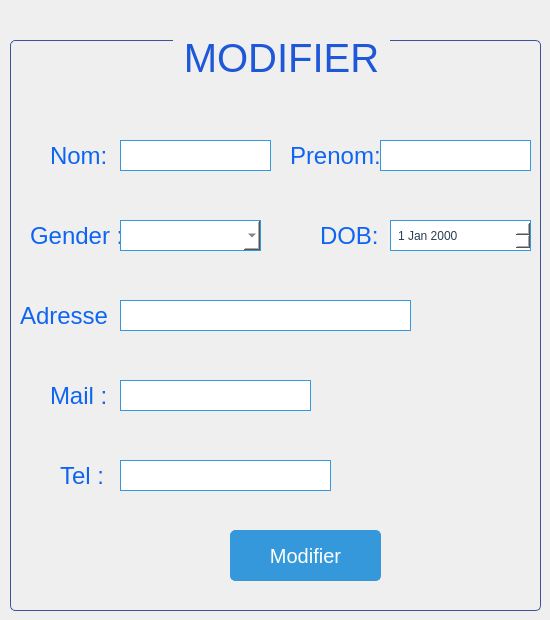
              <widget class="QWidget" name="page_56">
               <widget class="QGroupBox" name="groupBox_47">
                <property name="geometry">
                 <rect>
                  <x>10</x>
                  <y>30</y>
                  <width>531</width>
                  <height>581</height>
                 </rect>
                </property>
                <property name="styleSheet">
                 <string notr="true">QGroupBox {
    border: 1px solid #3a539b; /* Darker blue */
    border-radius: 5px;
    margin-top: 10px;
	font-size:40px;
}

QGroupBox::title {
    subcontrol-origin: margin;
    subcontrol-position: top center;
    padding: 5px;
color: #1F57D9;
    font-weight: bold;
}

QLabel {
    color: #0F65F1; /* Medium blue */
    font-size: 24px; /* Larger font size */
    font-family: &quot;Candara&quot;, sans-serif; /* Different font family */
}

QComboBox {
    background-color: #ffffff; /* Light white background */
    border: 1px solid #3498db; /* Medium blue */
    padding: 5px;
    color: #2c3e50; /* Dark gray text */
    selection-background-color: #3498db; /* Medium blue */
}

QLineEdit {
    background-color: #ffffff; /* Light white background */
    border: 1px solid #3498db; /* Medium blue */
    padding: 5px;
    color: #2c3e50; /* Dark gray text */
}

QDateEdit {
    background-color: #ffffff; /* Light white background */
    border: 1px solid #3498db; /* Medium blue */
    padding: 5px;
    color: #2c3e50; /* Dark gray text */
}

QPushButton {
    background-color: #3498db; /* Medium blue */
    color: #ffffff; /* White text */
    border: 1px solid #3498db; /* Medium blue */
    padding: 12px 24px; /* Larger padding */
    border-radius: 5px;
    font-family: &quot;Cambria&quot;, serif; /* Different font family */
    font-size: 20px; /* Larger font size */
}

QPushButton:hover {
    background-color: #2980b9; /* Darker hover color */
    border: 1px solid #2980b9; /* Darker hover color */
}
</string>
                </property>
                <property name="title">
                 <string>MODIFIER</string>
                </property>
                <widget class="QLabel" name="label_227">
                 <property name="geometry">
                  <rect>
                   <x>40</x>
                   <y>110</y>
                   <width>71</width>
                   <height>31</height>
                  </rect>
                 </property>
                 <property name="styleSheet">
                  <string notr="true"/>
                 </property>
                 <property name="text">
                  <string>Nom:</string>
                 </property>
                </widget>
                <widget class="QPushButton" name="pushButton_35">
                 <property name="geometry">
                  <rect>
                   <x>220</x>
                   <y>500</y>
                   <width>151</width>
                   <height>51</height>
                  </rect>
                 </property>
                 <property name="text">
                  <string>Modifier</string>
                 </property>
                </widget>
                <widget class="QLineEdit" name="lineEdit_102">
                 <property name="geometry">
                  <rect>
                   <x>110</x>
                   <y>350</y>
                   <width>191</width>
                   <height>31</height>
                  </rect>
                 </property>
                </widget>
                <widget class="QLabel" name="label_203">
                 <property name="geometry">
                  <rect>
                   <x>280</x>
                   <y>110</y>
                   <width>91</width>
                   <height>31</height>
                  </rect>
                 </property>
                 <property name="text">
                  <string>Prenom:</string>
                 </property>
                </widget>
                <widget class="QLineEdit" name="lineEdit_124">
                 <property name="geometry">
                  <rect>
                   <x>110</x>
                   <y>270</y>
                   <width>291</width>
                   <height>31</height>
                  </rect>
                 </property>
                </widget>
                <widget class="QLabel" name="label_209">
                 <property name="geometry">
                  <rect>
                   <x>310</x>
                   <y>190</y>
                   <width>61</width>
                   <height>31</height>
                  </rect>
                 </property>
                 <property name="text">
                  <string>DOB:</string>
                 </property>
                </widget>
                <widget class="QLabel" name="label_207">
                 <property name="geometry">
                  <rect>
                   <x>20</x>
                   <y>190</y>
                   <width>91</width>
                   <height>31</height>
                  </rect>
                 </property>
                 <property name="text">
                  <string>Gender :</string>
                 </property>
                </widget>
                <widget class="QLabel" name="label_205">
                 <property name="geometry">
                  <rect>
                   <x>40</x>
                   <y>350</y>
                   <width>61</width>
                   <height>31</height>
                  </rect>
                 </property>
                 <property name="text">
                  <string>Mail :</string>
                 </property>
                </widget>
                <widget class="QComboBox" name="comboBox_53">
                 <property name="geometry">
                  <rect>
                   <x>110</x>
                   <y>190</y>
                   <width>141</width>
                   <height>31</height>
                  </rect>
                 </property>
                </widget>
                <widget class="QLineEdit" name="lineEdit_129">
                 <property name="geometry">
                  <rect>
                   <x>110</x>
                   <y>110</y>
                   <width>151</width>
                   <height>31</height>
                  </rect>
                 </property>
                </widget>
                <widget class="QLineEdit" name="lineEdit_113">
                 <property name="geometry">
                  <rect>
                   <x>370</x>
                   <y>110</y>
                   <width>151</width>
                   <height>31</height>
                  </rect>
                 </property>
                </widget>
                <widget class="QLabel" name="label_206">
                 <property name="geometry">
                  <rect>
                   <x>10</x>
                   <y>270</y>
                   <width>91</width>
                   <height>31</height>
                  </rect>
                 </property>
                 <property name="text">
                  <string>Adresse :</string>
                 </property>
                </widget>
                <widget class="QDateEdit" name="dateEdit_14">
                 <property name="geometry">
                  <rect>
                   <x>380</x>
                   <y>190</y>
                   <width>141</width>
                   <height>31</height>
                  </rect>
                 </property>
                </widget>
                <widget class="QLabel" name="label_208">
                 <property name="geometry">
                  <rect>
                   <x>50</x>
                   <y>430</y>
                   <width>151</width>
                   <height>31</height>
                  </rect>
                 </property>
                 <property name="text">
                  <string>Tel :</string>
                 </property>
                </widget>
                <widget class="QLineEdit" name="lineEdit_132">
                 <property name="geometry">
                  <rect>
                   <x>110</x>
                   <y>430</y>
                   <width>211</width>
                   <height>31</height>
                  </rect>
                 </property>
                </widget>
               </widget>
              </widget>
